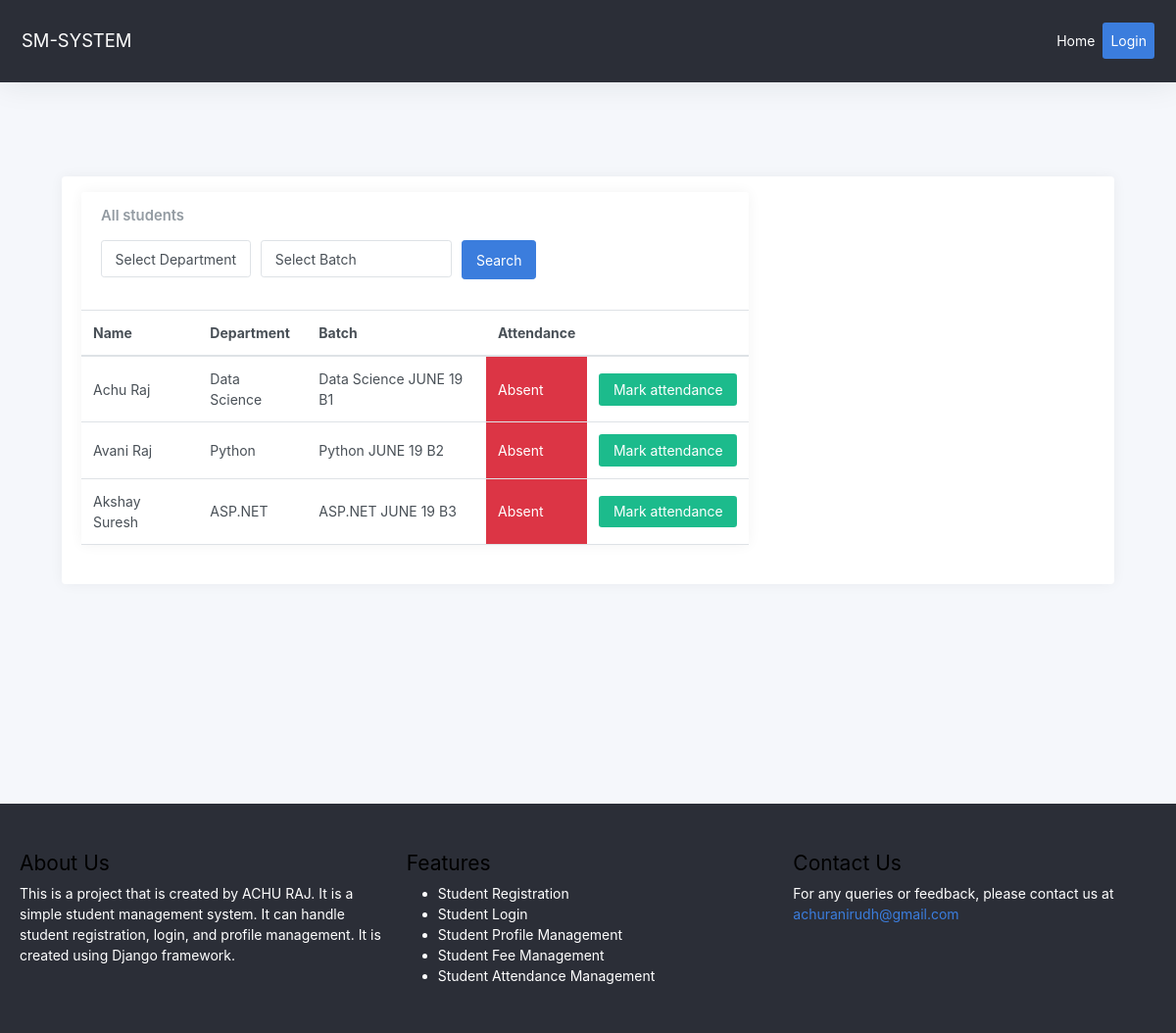
The app's page /update_attendance/ with its own data.
### home/models.py (models this page shows, shortened)
class Student(models.Model):
    first_name = models.CharField(max_length=50)
    last_name  = models.CharField(max_length=50)
    user = models.OneToOneField(User, on_delete=models.CASCADE,null=True,blank=True)
    registration_number = models.CharField(max_length=20, unique=True, null=True, blank=True)
    date_of_birth = models.DateField(null=True, blank=True)
    email = models.EmailField(null=True, blank=True)
    phone = models.BigIntegerField(null=True, blank=True)
    address = models.TextField(null=True, blank=True)
    BLOOD_GROUP_CHOICES = [
        ('A+', 'A+'),
        ('A-', 'A-'),
        ('B+', 'B+'),
        ('B-', 'B-'),
        ('AB+', 'AB+'),
        ('AB-', 'AB-'),
        ('O+', 'O+'),
        ('O-', 'O-'),
    ]
    blood_group = models.CharField(max_length=3, choices=BLOOD_GROUP_CHOICES, null=True, blank=True)
    GENDER_CHOICES = [
        ('Male', 'Male'),
        ('Female', 'Female'),
        ('Other', 'Other'),
    ]
    gender = models.CharField(max_length=6, choices=GENDER_CHOICES, null=True, blank=True)
    department = models.ForeignKey('Department', on_delete=models.SET_NULL, null=True, blank=True)
    bach = models.ForeignKey('Batch', on_delete=models.SET_NULL, null=True, blank=True)
    FEES_CHOICE = [
        ('Unpaid','Unpaid'),
        ('pending','Pending'),
        ('paid','paid'),
    ]
    fees = models.CharField(max_length=10, choices=FEES_CHOICE, null=True, blank=True)
    ATTENTANCE_CHOICE = [
        ('Present','Present'),
        ('Absent','Absent'),
    ]
    attendence = models.CharField(max_length=10, choices=ATTENTANCE_CHOICE, null=True, blank=True)

class Department(models.Model):
    id = models.UUIDField(primary_key=True, default=uuid.uuid4, editable=False, unique=True)
    name = models.CharField(max_length=50, unique=True)
    def __str__(self):
        return self.name

class Batch(models.Model):
    id = models.UUIDField(primary_key=True,default=uuid.uuid4, editable=False, unique=True)
    SELECT_MONTH = [
    ('JAN', 'January'),
    ('FEB', 'February'),
    ('MARCH', 'March'),
    ('APRIL', 'April'),
    ('MAY', 'May'),
    ('JUNE', 'June'),
    ('JULY', 'July'),
    ('AUG', 'August'),
    ('SEP', 'September'),
    ('OCT', 'October'),
    ('NOV', 'November'),
    ('DEC', 'December'),
    ]
    month = models.CharField(max_length=6, choices=SELECT_MONTH, null=True, blank=True)
    date = models.IntegerField(null=True, blank=True)
    SELECT_BACH = [
        ('B1','Bach 1'),
        ('B2','Bach 2'),
        ('B3','Bach 3'),
        ('B4','Bach 4'),
        ('B5','Bach 5'),
    ]
    bach = models.CharField(max_length=2, choices=SELECT_BACH, null=True, blank=True)
    SELECT_TIME = [
        ('08:00 AM','08:00 AM'),
        ('09:00 AM','09:00 AM'),
        ('10:00 AM','10:00 AM'),
        ('11:00 AM','11:00 AM'),
        ('12:00 PM','12:00 PM'),
        ('01:00 PM','01:00 PM'),
        ('02:00 PM','02:00 PM'),
        ('03:00 PM','03:00 PM'),
        ('04:00 PM','04:00 PM'),
    ]
    class_time = models.TextField(max_length=8, choices=SELECT_TIME, null=True, blank=True)
    department = models.ForeignKey('Department', on_delete=models.SET_NULL, null=True, blank=True)
    def __str__(self):
        return f"{self.department} {self.month} {self.date} {self.bach} "

### home/views.py (the view, shortened to what this page needs)
# urls.py: path('update_attendance/',update_attendance,name="update_attendance"),
def update_attendance(request):
    all_department = Department.objects.all()
    all_batch = Batch.objects.all()
    all_students = Student.objects.all()
    context = {
        'All_students': all_students,
        'All_department': all_department,
        'All_batch': all_batch
    }
    return render(request, 'update_attendance.html', context)

### templates/update_attendance.html (shortened to what this page needs)
{% extends 'base.html' %}
{% block content %}
  <main class="content">
    <div class="container-fluid p-0 justify-content-center d-flex">
      <div class="col-xl-12 col-xxl-7">
        <div class="card flex-fill w-100">
          <div class="card-body py-3">
            <div class="row">
              <div class="col-12 col-lg-8 col-xxl-12 d-flex">
                <div class="card flex-fill">
                  <div class="card-header">
                    <h5 class="card-title mb-0">All students</h5>
                    <div class="sort pt-3">
                      <form method="POST" action="{% url 'update_attendance' %}" class="d-flex" style="gap: 10px;">
                        <div class="form-group">
                          <select class="form-control" name="department" id="department">
                            <option value="">Select Department</option>
                          </select>
                        </div>
                        <div class="form-group">
                          <select class="form-control" name="batch" id="batch">
                            <option value="">Select Batch</option>
                          </select>
                        </div>
                        <button class="btn btn-primary " type="submit" style="height: 40px;">Search</button>
                      </form>
                    </div>
                  </div>
                  <table class="table table-hover my-0">
                    <thead>
                      <tr>
                        <th>Name</th>
                        <th class="d-none d-xl-table-cell">Department</th>
                        <th class="d-none d-xl-table-cell">Batch</th>
                        <th class="d-none d-md-table-cell">Attendance</th>
                        <th class="d-none d-md-table-cell"></th>
                      </tr>
                    </thead>
                    <tbody>
                      {% if All_students %}
                      {% for student in All_students %}
                      <tr>
                        <td>{{ student.first_name }} {{ student.last_name }}</td>
                        <td class="d-none d-xl-table-cell">{{ student.department.name }}</td>
                        <td class="d-none d-xl-table-cell">{{ student.bach     }}</td>
                        <td class="d-none d-md-table-cell text-white {% if student.attendence == 'Present' %}bg-success{% else %}bg-danger{% endif %}">
                          {{ student.attendence }}
                        </td>
                        <td>
                          <button class="d-none d-md-table-cell btn bg-primary text-white mark-attendance bg-success " data-student-id="{{ student.id }}" data-status="{% if student.attendence == 'Present' %}Absent{% else %}Present{% endif %}">
                            Mark attendance
                          </button>
                        </td>
                      </tr>
                      {% endfor %}
                      {% else %}
                      <tr>
                        <td colspan="5">No students found.</td>
                      </tr>
                      {% endif %}
                    </tbody>
                  </table>
                </div>
              </div>
            </div>
          </div>
        </div>
      </div>
    </div>
  </main>
{% endblock %}

### records on screen
Student: first_name "Achu", last_name "Raj", department.name "Data Science", bach "Data Science JUNE 19 B1", attendence "Absent"
Student: first_name "Avani", last_name "Raj", department.name "Python", bach "Python JUNE 19 B2", attendence "Absent"
Student: first_name "Akshay", last_name "Suresh", department.name "ASP.NET", bach "ASP.NET JUNE 19 B3", attendence "Absent"
